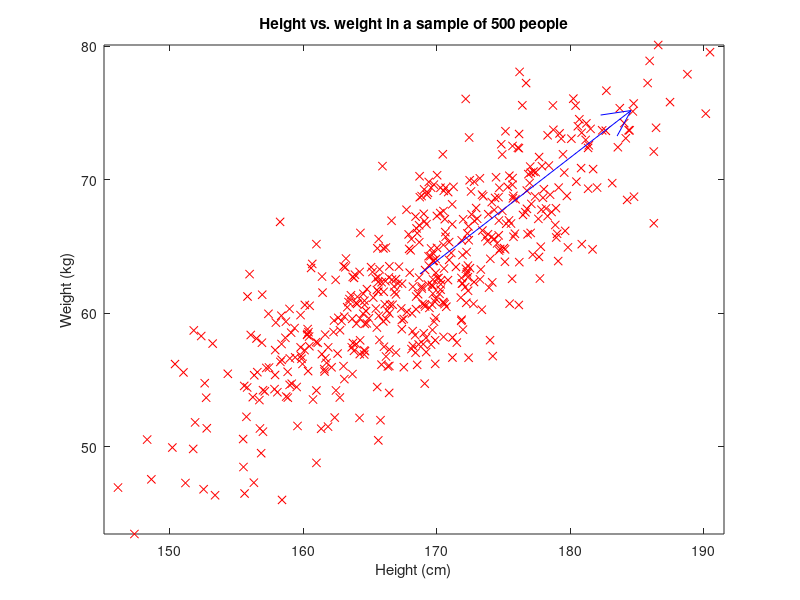

Reproduce this figure in MATLAB.

n = 500;
Data = [ 10, 0 ; 0 , 3 ] * randn( 2, n );

p1 = [ 63/12*30 ; 107/2.2 ];
p2 = [ 72/12*30 ; 170/2.2 ];
mu = mean( [ p1' ; p2' ] )';
theta = atan2( p2(2)-mu(2), p2(1)-mu(1) );
R = [ sin( theta ) , -cos( theta ) ; cos( theta ) , sin( theta ) ];
Data = R * Data;
[U,V] = eig( Data*Data' );
Data = Data + repmat( mu, 1, n );
X1 = mu;
X2 = 20*U(:,2);
if X2(1) < 0, X2 = -X2; end;
X2 = X2 + mu;
apts = [ 18 , 18 ; 1, -1 ];
apts = R * apts + repmat( mu, 1, 2 );

hold off;
plot( Data(1,:), Data(2,:), 'rx' );
xlabel('Height (cm)');
ylabel('Weight (kg)');
title('Height vs. weight in a sample of 500 people');
axis('equal');
hold on;
plot( [X1(1),X2(1)],[X1(2),X2(2)],'b-' );
plot( [X2(1),apts(1)],[X2(2),apts(2)],'b-' );
plot( [X2(1),apts(3)],[X2(2),apts(4)],'b-' );

print( 'height-weight-2.eps', '-deps', '-color' );

